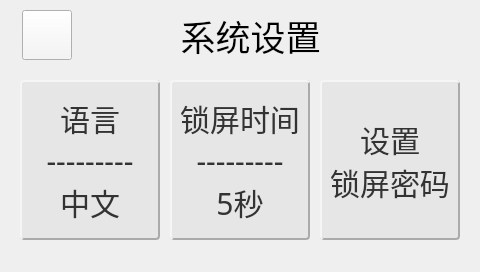
<?xml version="1.0" encoding="UTF-8"?>
<ui version="4.0">
 <class>settingsDialog</class>
 <widget class="autoCloseDialog" name="settingsDialog">
  <property name="geometry">
   <rect>
    <x>0</x>
    <y>0</y>
    <width>480</width>
    <height>272</height>
   </rect>
  </property>
  <property name="minimumSize">
   <size>
    <width>480</width>
    <height>272</height>
   </size>
  </property>
  <property name="maximumSize">
   <size>
    <width>480</width>
    <height>272</height>
   </size>
  </property>
  <property name="windowTitle">
   <string>Dialog</string>
  </property>
  <widget class="QPushButton" name="pbn_return">
   <property name="geometry">
    <rect>
     <x>22</x>
     <y>10</y>
     <width>50</width>
     <height>50</height>
    </rect>
   </property>
   <property name="font">
    <font>
     <family>文泉驿正黑</family>
     <pointsize>26</pointsize>
    </font>
   </property>
   <property name="styleSheet">
    <string notr="true">QPushButton {
	background-color: #F5F5F5;

	background-image: url(:/image/back.png);
    background-repeat: no-repeat;  /* 禁止图片重复（必加） */
    background-position: center;   /* 图片居中（必加） */
}

/* 按下状态（核心：按压效果） */
QPushButton:pressed {
	background-color: #2E7D32; /* 更深的绿色 */
	border: 2px solid #1B5E20; /* 更暗的边框 */
	padding-left: 2px;         /* 文字右移2px */
	padding-top: 2px;          /* 文字下移2px */
}</string>
   </property>
   <property name="text">
    <string/>
   </property>
  </widget>
  <widget class="QPushButton" name="pbn_lockTime">
   <property name="geometry">
    <rect>
     <x>170</x>
     <y>80</y>
     <width>140</width>
     <height>160</height>
    </rect>
   </property>
   <property name="font">
    <font>
     <family>文泉驿正黑</family>
     <pointsize>-1</pointsize>
    </font>
   </property>
   <property name="styleSheet">
    <string notr="true">QPushButton {
    background-color: #e6e6e6;
    color: #333;
    border: 2px solid;
    border-color: #f5f5f5 #aaaaaa #aaaaaa #f5f5f5;
    border-radius: 4px;
    font-size: 30px;
    padding: 5px;
}

/* 选中（开）- 凹陷效果 */
QPushButton:checked {
    background-color: #d0e8f8;
    color: #006699;
    border-color: #aaaaaa #f5f5f5 #f5f5f5 #aaaaaa;
}

/* 悬浮效果 */
QPushButton:hover {
    background-color: #f0f8ff;
}

/* 按下效果 */
QPushButton:pressed:checked {
    border-color: #888888 #ffffff #ffffff #888888;
    background-color: #b9d9ee;
}</string>
   </property>
   <property name="text">
    <string>锁屏时间
---------
5秒</string>
   </property>
  </widget>
  <widget class="QPushButton" name="pbn_setCode">
   <property name="geometry">
    <rect>
     <x>320</x>
     <y>80</y>
     <width>140</width>
     <height>160</height>
    </rect>
   </property>
   <property name="font">
    <font>
     <family>文泉驿正黑</family>
     <pointsize>-1</pointsize>
    </font>
   </property>
   <property name="styleSheet">
    <string notr="true">QPushButton {
    background-color: #e6e6e6;
    color: #333;
    border: 2px solid;
    border-color: #f5f5f5 #aaaaaa #aaaaaa #f5f5f5;
    border-radius: 4px;
    font-size: 30px;
    padding: 5px;
}

/* 选中（开）- 凹陷效果 */
QPushButton:checked {
    background-color: #d0e8f8;
    color: #006699;
    border-color: #aaaaaa #f5f5f5 #f5f5f5 #aaaaaa;
}

/* 悬浮效果 */
QPushButton:hover {
    background-color: #f0f8ff;
}

/* 按下效果 */
QPushButton:pressed:checked {
    border-color: #888888 #ffffff #ffffff #888888;
    background-color: #b9d9ee;
}</string>
   </property>
   <property name="text">
    <string>设置
锁屏密码</string>
   </property>
  </widget>
  <widget class="QPushButton" name="pbn_language">
   <property name="geometry">
    <rect>
     <x>20</x>
     <y>80</y>
     <width>140</width>
     <height>160</height>
    </rect>
   </property>
   <property name="font">
    <font>
     <family>文泉驿正黑</family>
     <pointsize>-1</pointsize>
    </font>
   </property>
   <property name="styleSheet">
    <string notr="true">QPushButton {
    background-color: #e6e6e6;
    color: #333;
    border: 2px solid;
    border-color: #f5f5f5 #aaaaaa #aaaaaa #f5f5f5;
    border-radius: 4px;
    font-size: 30px;
    padding: 5px;
}

/* 选中（开）- 凹陷效果 */
QPushButton:checked {
    background-color: #d0e8f8;
    color: #006699;
    border-color: #aaaaaa #f5f5f5 #f5f5f5 #aaaaaa;
}

/* 悬浮效果 */
QPushButton:hover {
    background-color: #f0f8ff;
}

/* 按下效果 */
QPushButton:pressed:checked {
    border-color: #888888 #ffffff #ffffff #888888;
    background-color: #b9d9ee;
}</string>
   </property>
   <property name="text">
    <string>语言
---------
中文</string>
   </property>
  </widget>
  <widget class="QLabel" name="label">
   <property name="geometry">
    <rect>
     <x>160</x>
     <y>15</y>
     <width>181</width>
     <height>41</height>
    </rect>
   </property>
   <property name="font">
    <font>
     <family>文泉驿正黑</family>
     <pointsize>-1</pointsize>
    </font>
   </property>
   <property name="styleSheet">
    <string notr="true">QLabel {

    font-size: 35px;
}</string>
   </property>
   <property name="text">
    <string>系统设置</string>
   </property>
   <property name="alignment">
    <set>Qt::AlignCenter</set>
   </property>
  </widget>
 </widget>
 <customwidgets>
  <customwidget>
   <class>autoCloseDialog</class>
   <extends>QWidget</extends>
   <header>autoclosedialog.h</header>
   <container>1</container>
  </customwidget>
 </customwidgets>
 <resources/>
 <connections/>
</ui>
